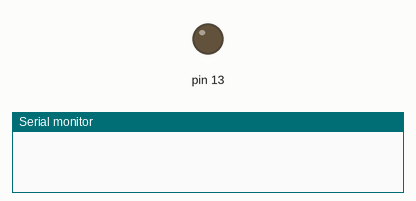
The sketch below on a simulated Arduino Uno, built with avr-gcc and run on an emulated ATmega328P. Parts: output pins drawn as LEDs (lit = HIGH), the last lines printed to the serial monitor. Dashed ring = blinking.

Above: at 0.9 s.
At 2.4 s:
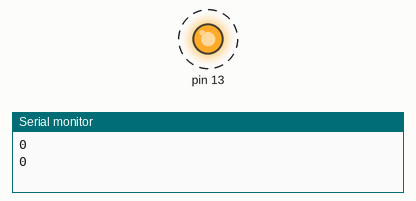
Timing chart, 0 to 4.6 s (numbered marks = the images above):
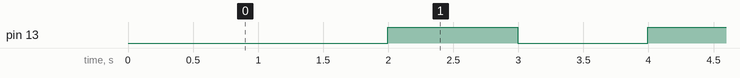

Measured:
- by itself, pin 13: alternates HIGH for 1.0 s and LOW for 1.0 s

The sketch:

328P_TimerCounter.ino
```cpp
volatile struct {
  uint32_t second = 0;
  uint16_t milli = 0;
} MasterClock;

// volatile unsigned int milli = 0;
volatile uint8_t led = 0;

void setup() {
  pinMode(13, OUTPUT);
  //  //Prescaler 64
  TCCR0A = (1 << WGM01);
  TCCR0B = (1 << CS01) | (1 << CS00);
  //
  //  //OCR1A 0-249
  OCR0A = 249;
  TIMSK0 = (1 << OCIE0A);

  Serial.begin(115200);
}

void loop() {
  // put your main code here, to run repeatedly:
  //  delay(500);


  //  Serial.println(TCNT0/);

}

ISR (TIMER0_COMPA_vect) {

  MasterClock.milli++;

  if (MasterClock.milli % 999 == 0) {
    MasterClock.milli = 0;
    MasterClock.second++;
    Serial.println(MasterClock.milli);
    digitalWrite(13, led ? HIGH : LOW);

    led = led ? 0 : 1;
  }
}
```
